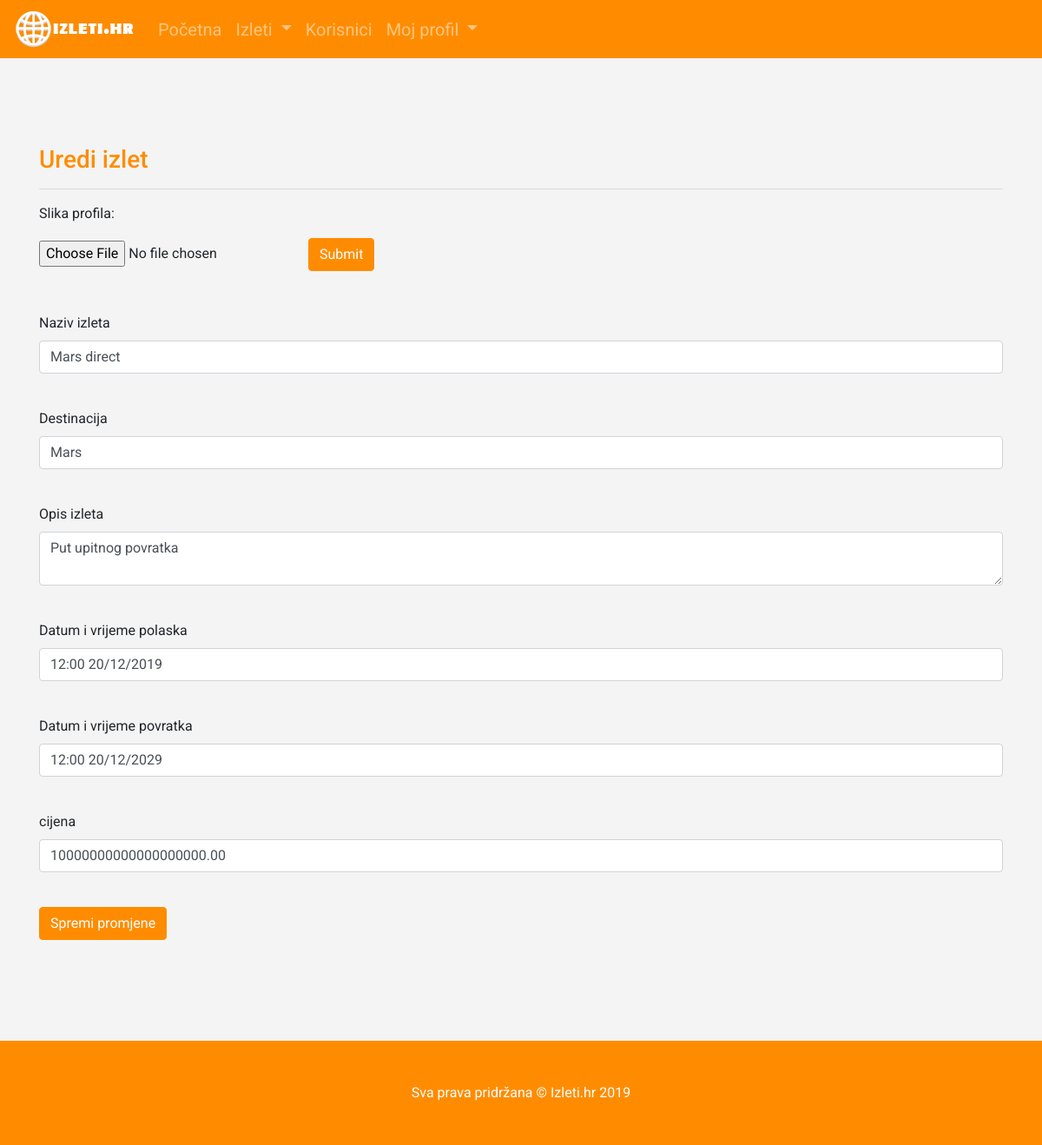
Page /edit_izlet/3 (signed in) on the committed database.
### app/models.py (models this page shows, shortened)
class Izlet(db.Model):
    id=db.Column(db.Integer,primary_key=True)
    naziv=db.Column(db.String(100),index=True)
    cijena=db.Column(db.Float,nullable=True)
    lokacija=db.Column(db.String(100),nullable=True)
    datum_polaska=db.Column(db.DateTime,nullable=True)
    datum_povratka=db.Column(db.DateTime,nullable=True)
    timestamp = db.Column(db.DateTime, index=True, default=datetime.utcnow)
    opis=db.Column(db.String(500), nullable=True)
    creator_id = db.Column(db.Integer, db.ForeignKey('user.id'))
    slika_izleta=db.Column(db.String(300), default='banne.jpg')
    sudionici=db.relationship("User", secondary=tablica_povezivanja, lazy='dynamic')

### app/routes.py (the view)
@app.route('/edit_izlet/<id>', methods=['GET', 'POST'])
@login_required
def edit_izlet(id):
    form = EditIzletForm()
    izlet=Izlet.query.filter_by(id=id).first()
    if form.validate_on_submit():
        izlet.naziv= form.naziv.data
        izlet.lokacija= form.lokacija.data
        izlet.opis = form.opis.data
        izlet.datum_polaska = form.datum_polaska.data
        izlet.datum_povratka = form.datum_povratka.data
        izlet.cijena = form.cijena.data
        db.session.commit()
        flash('Vaše promijene su spremljene.')
        return redirect(url_for('index'))
    elif request.method == 'GET':
        form.naziv.data = izlet.naziv
        form.lokacija.data = izlet.lokacija
        form.opis.data = izlet.opis
        form.datum_polaska.data = izlet.datum_polaska
        form.datum_povratka.data = izlet.datum_povratka
        form.cijena.data = izlet.cijena
    return render_template('edit_izlet.html', title='Edit Izlet',form=form,id=id)

### app/forms.py
class EditIzletForm(FlaskForm):
    naziv = StringField('Naziv izleta', validators=[DataRequired()])
    lokacija = StringField('Destinacija', validators=[DataRequired()])
    opis=TextAreaField('Opis izleta', validators=[DataRequired(),Length(min=0, max=500)])
    datum_polaska=DateTimeField('Datum i vrijeme polaska',format='%H:%M %d/%m/%Y')
    datum_povratka=DateTimeField('Datum i vrijeme povratka',format='%H:%M %d/%m/%Y')
    cijena=DecimalField('cijena', places=2)
    submit=SubmitField('Spremi promjene')

### app/models.py (called while the page is built)
@login.user_loader
def load_user(id):
    return User.query.get(int(id))

### app/templates/edit_izlet.html (shortened to what this page needs)
{% extends "base.html" %}
{% block content %}
<section class="features">
<div class="container">
   <div class="row">
      <div class="col-md-12">
        <h3>Uredi izlet</h3>
        <hr>
        <p>Slika profila:</p>
        <form action = "{{url_for('slika_izleta', id=id)}}" method = "POST" enctype = "multipart/form-data">
                    <input type = "file" name = "slikai" />
                    <input class="btn btn-primary" type = "submit"/>
                  </form>
                  <br>
        <br>
        <form action="{{url_for('edit_izlet',id=id)}}" method="POST"id="dodajizlet" novalidate>
          <div class="control-group form-group">
            <div class="controls">
                {{ form.naziv.label }}<br>
                {{ form.naziv(class="form-control",id="ime") }}<br>
            </div>
          </div>
          <div class="control-group form-group">
            <div class="controls">
                {{ form.lokacija.label }}<br>
                {{ form.lokacija(class="form-control",id="ime") }}<br>
            </div>
          </div>
          <div class="control-group form-group">
            <div class="controls">
                {{ form.opis.label }}<br>
                {{ form.opis(class="form-control",id="ime") }}<br>
            </div>
          </div>
          <div class="control-group form-group">
            <div class="controls">
                {{ form.datum_polaska.label }}<br>
                {{ form.datum_polaska(class="form-control",id="ime") }}<br>
            </div>
          </div>
          <div class="control-group form-group">
            <div class="controls">
                {{ form.datum_povratka.label }}<br>
                {{ form.datum_povratka(class="form-control",id="ime") }}<br>
            </div>
          </div>
          <div class="control-group form-group">
            <div class="controls">
                {{ form.cijena.label }}<br>
                {{ form.cijena(rows="10", cols="100", class="form-control", id="omeni", maxlength="999" ,style="resize:none") }}<br>
            </div>
          </div>
          <p>{{ form.submit(class="btn btn-primary",id="sendMessageButton") }}</p>
        </form>
      </div>
      </div>
      </div>
   </section>
<footer class="py-5 bg-dark ">
    <div class="container">
      <p class="m-0 text-center text-white">Sva prava pridržana  &copy; Izleti.hr 2019</p>
    </div>
 </footer>
{% endblock %}

### app/static/style_index.css (style rules this page uses)
body { font-family: 'Roboto', sans-serif; background-color: #f4f4f4; }
h1,h2,h3,h4 { color:#FF8C00; }
.bg-dark { background-color: #FF8C00 !important; }
.features { padding: 100px 0; }
.btn-primary { background-color:#FF8C00; border-color:#FF8C00; }
html { -webkit-box-sizing: border-box; -moz-box-sizing: border-box; box-sizing: border-box; }
*, *:before, *:after { -webkit-box-sizing: inherit; -moz-box-sizing: inherit; box-sizing: inherit; }

### rows in the picture
Izlet: naziv "Mars direct", lokacija "Mars", opis "Put upitnog povratka", datum_polaska "12:00 20/12/2019", datum_povratka "12:00 20/12/2029", cijena "10000000000000000000.00"
